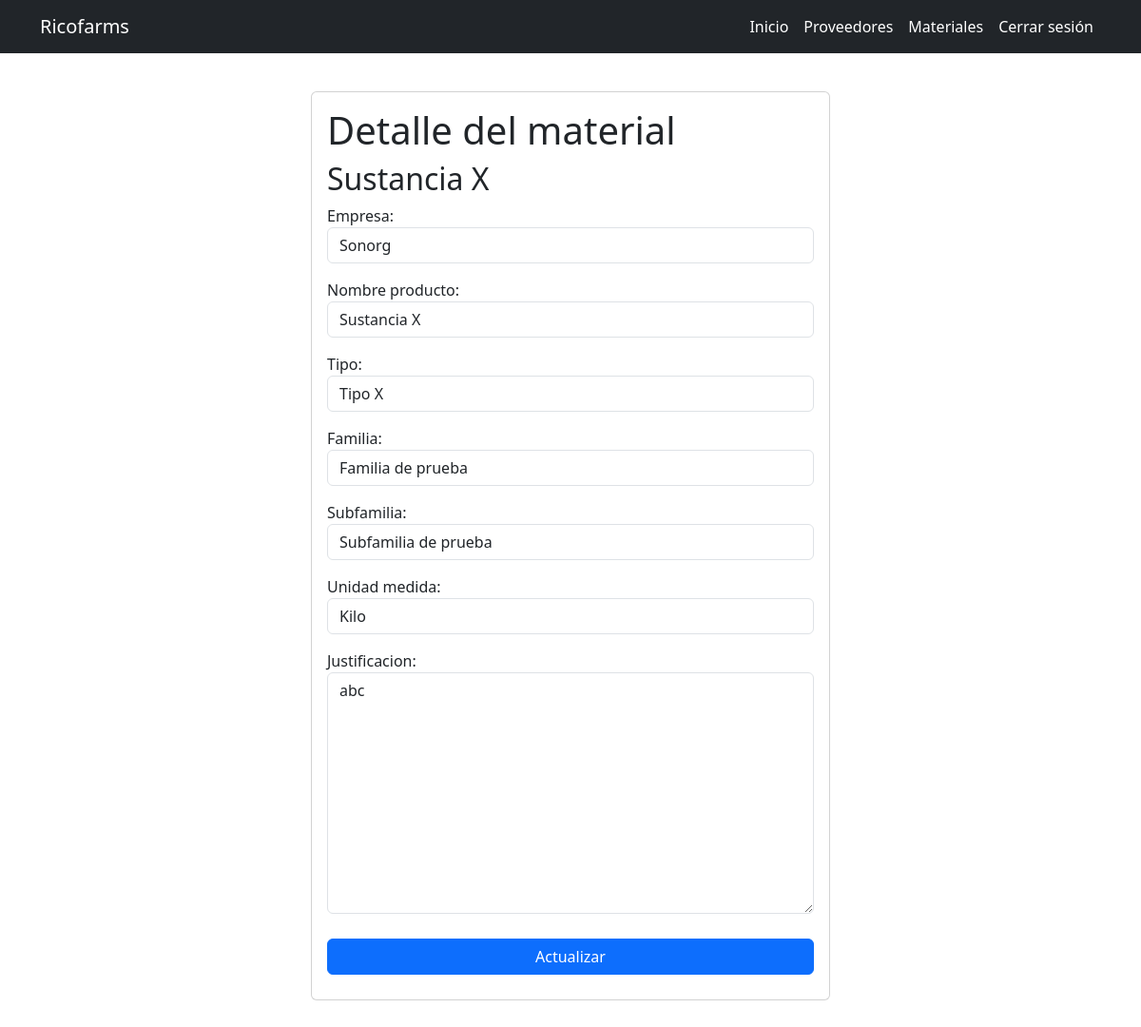
Screenshot of /materiales/1/ (signed in) with the database file from the repository.
### alta_materiales/models.py (models this page shows, shortened)
class Material(models.Model):
    empresa = models.CharField(max_length=50)
    nombre_producto = models.CharField(max_length=50)
    tipo = models.CharField(max_length=50)
    familia = models.CharField(max_length=50)
    subfamilia = models.CharField(max_length=50)
    unidad_medida = models.CharField(max_length=50)
    justificacion = models.CharField(max_length=255)
    compras = models.BooleanField(default=False)
    finanzas = models.BooleanField(default=False)
    sistemas = models.BooleanField(default=False)
    aprobadas = models.BooleanField(default=False)
    fecha = models.DateTimeField(auto_now_add=True)
    usuario = models.ForeignKey(settings.AUTH_USER_MODEL, on_delete=models.CASCADE)

### alta_materiales/views.py (the view, shortened to what this page needs)
# urls.py: path('materiales/<int:material_id>/', views_materiales.material_detail, name='material_detail'),
@login_required
def material_detail(request, material_id):
    material = get_object_or_404(Material, pk=material_id)
    if request.method == 'GET':
        if request.user.compras:
            form = MaterialFormForCompras(instance=material)
        else:
            if request.user.finanzas:
                form = MaterialFormForFinanzas(instance=material)
            else:
                if request.user.sistemas:
                    form = MaterialFormForSistemas(instance=material)
                else:
                    form = MaterialDetailForm(instance=material)
        return render(request, 'material/material_detail.html', {
            'material': material,
            'form': form
        })

### alta_materiales/forms.py
class MaterialDetailForm(forms.ModelForm):
    class Meta:
        model = Material
        fields = ['empresa', 'nombre_producto', 'tipo', 'familia', 'subfamilia', 'unidad_medida', 'justificacion']
        widgets = {
            'empresa': forms.TextInput(attrs={'class':'form-control'}),
            'nombre_producto': forms.TextInput(attrs={'class':'form-control'}),
            'tipo': forms.TextInput(attrs={'class':'form-control'}),
            'familia': forms.TextInput(attrs={'class':'form-control'}),
            'subfamilia': forms.TextInput(attrs={'class':'form-control'}),
            'unidad_medida': forms.TextInput(attrs={'class':'form-control'}),
            'justificacion': forms.Textarea(attrs={'class':'form-control'}),
        }

### alta_materiales/templates/material/material_detail.html (shortened to what this page needs)
{% extends 'base.html' %}
{% block content %}
<main class="container py-5 mt-5">
    <div class="row d-flex justify-content-center">
        <div class="col-md-6 align-self-center mx-auto">
            <form class="card card-body" method="POST">
                <h1>Detalle del material</h1>
                <h2>{{material.nombre_producto}}</h2>
                {{form.as_p}}
                <button class="btn btn-primary" style="margin: 10px 0;">
                    Actualizar
                </button>
            </form>
        </div>
    </div>
</main>
{% endblock %}

### rows the page displays
Material: nombre_producto "Sustancia X", empresa "Sonorg", tipo "Tipo X", familia "Familia de prueba", subfamilia "Subfamilia de prueba", unidad_medida "Kilo", justificacion "abc"
